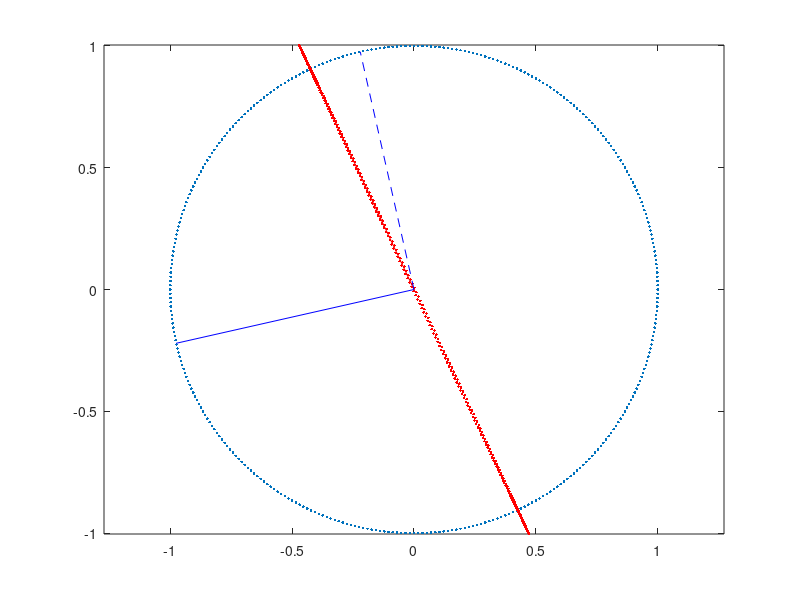

This figure's MATLAB source:

N = 360;
S = zeros(2,N);

for idx = 1:N
    S(:,idx) = [cosd(idx) ; sind(idx)];
end

figure(1);
plot(S(1,:), S(2,:), '.');
axis equal;

A = 2*rand(2,2)-1;
%A = A'+A;

AS = A * S;

hold on;
plot(AS(1,:), AS(2,:), 'r.');
%hold off;
%

[u,s,v] = svd(A);

plot([0,s(1,1)*u(1,1)], [0,s(1,1)*u(2,1)], 'r');
plot([0,v(1,1)], [0,v(2,1)], 'b');

plot([0,s(2,2)*u(1,2)], [0,s(2,2)*u(2,2)], 'r--');
plot([0,v(1,2)], [0,v(2,2)], 'b--');




hold off;